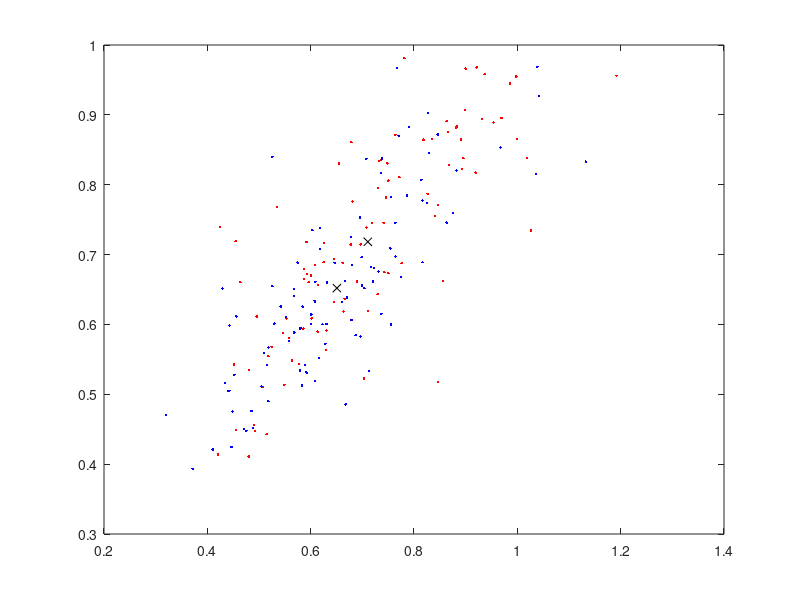
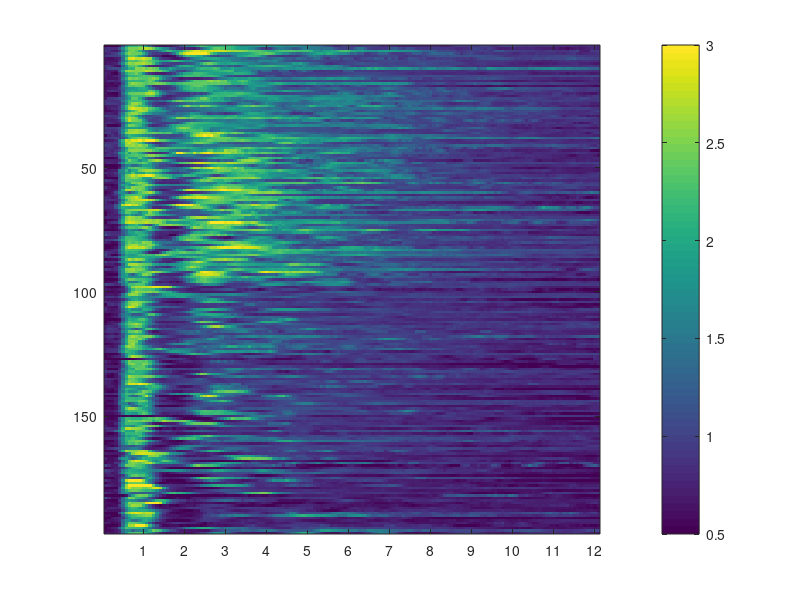

Write MATLAB code to recreate these figures, in order.
load nkfb.mat

figure

a = nfkb(9).data; 
opts = statset('Display','final');
[cidx, ctrs] = kmeans(a,2, ...
                      'Replicates',5, 'Options',opts);

plot(a(cidx==1,1),a(cidx==1,2),'r.', ...
     a(cidx==2,1),a(cidx==2,2),'b.', ctrs(:,1),ctrs(:,2),'kx');

figure
imagesc([a(cidx==1,:);a(cidx==2,:)],[0.5 3]);colorbar;
set(gca,'xtick',0:12:145,'xticklabel',0:12)

